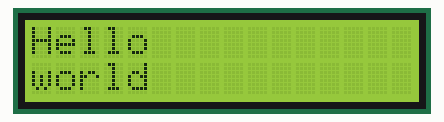
The program below on a simulated Raspberry Pi (BCM pin numbers). On the bench: 16×2 character LCD. Library files of the repository ran but are not shown: lcd.py. At 6.4 s the program stops and its outputs stay as they are.

Above: at 0.2 s.
At 3.4 s:
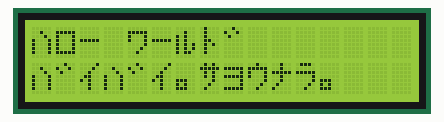

Measured:
- what the display in image 0 shows lasts 3.1 s, from 0.1 s to 3.2 s
- what the display in image 1 shows lasts 3.0 s, from 3.3 s to 6.3 s

The program:

lcd_sample.py
```python
from time import sleep

import RPi.GPIO as GPIO
from myPI.lcd import LCD1620

try:
    GPIO.setwarnings(False)
    GPIO.setmode(GPIO.BCM)
    GPIO.cleanup()

    lcd = LCD1620()

    lcd.print("Hello","world")
    sleep(3)

    lcd.printLine1(lcd.kana_to_code("ハロー　ワールト”"))
    lcd.printLine2(lcd.kana_to_code("ハ”イハ”イ。サヨウナラ。"))
    sleep(3)

    lcd.clear()

except KeyboardInterrupt:
    pass

finally:
    lcd.clear()
    GPIO.cleanup()
```
